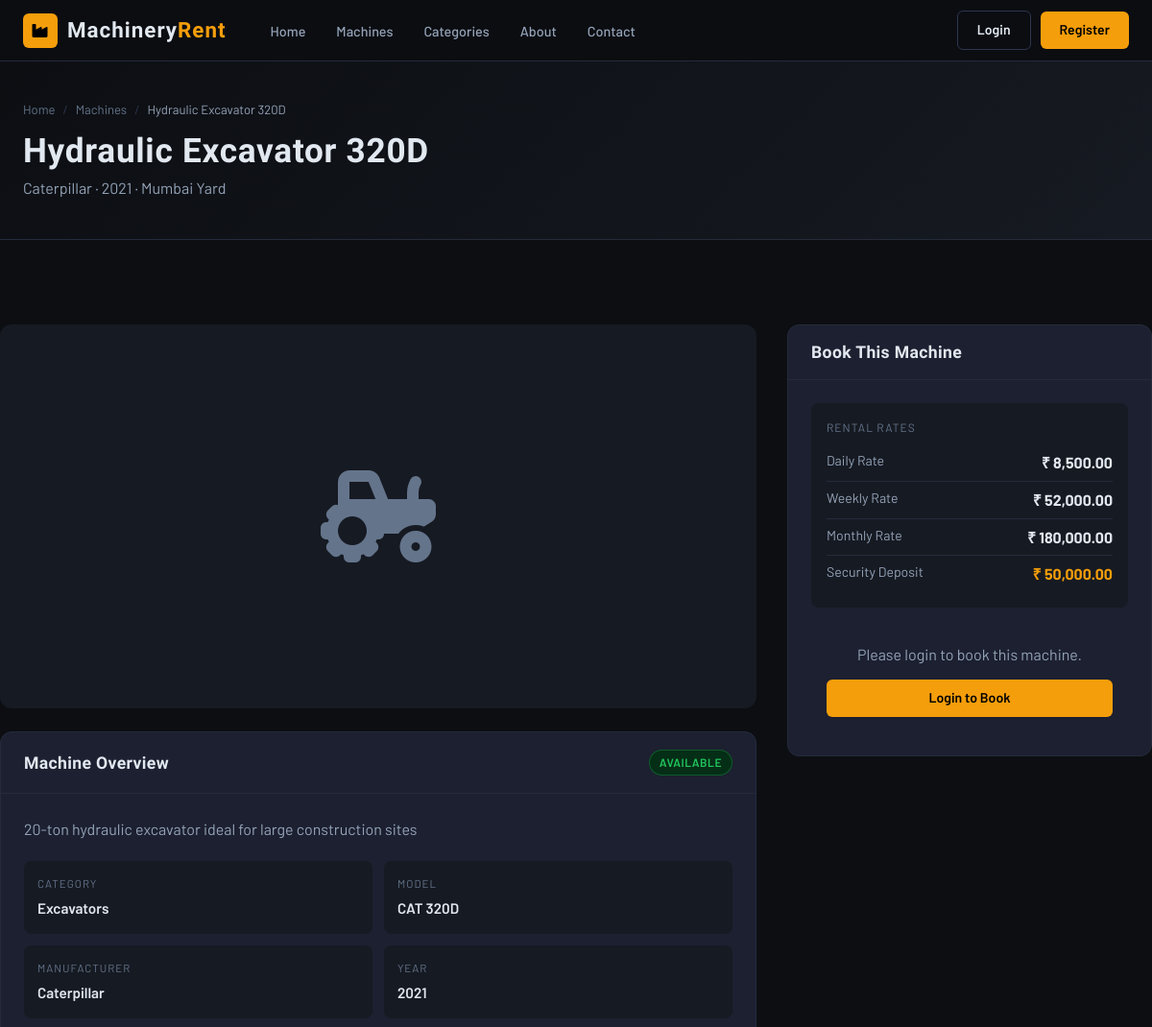
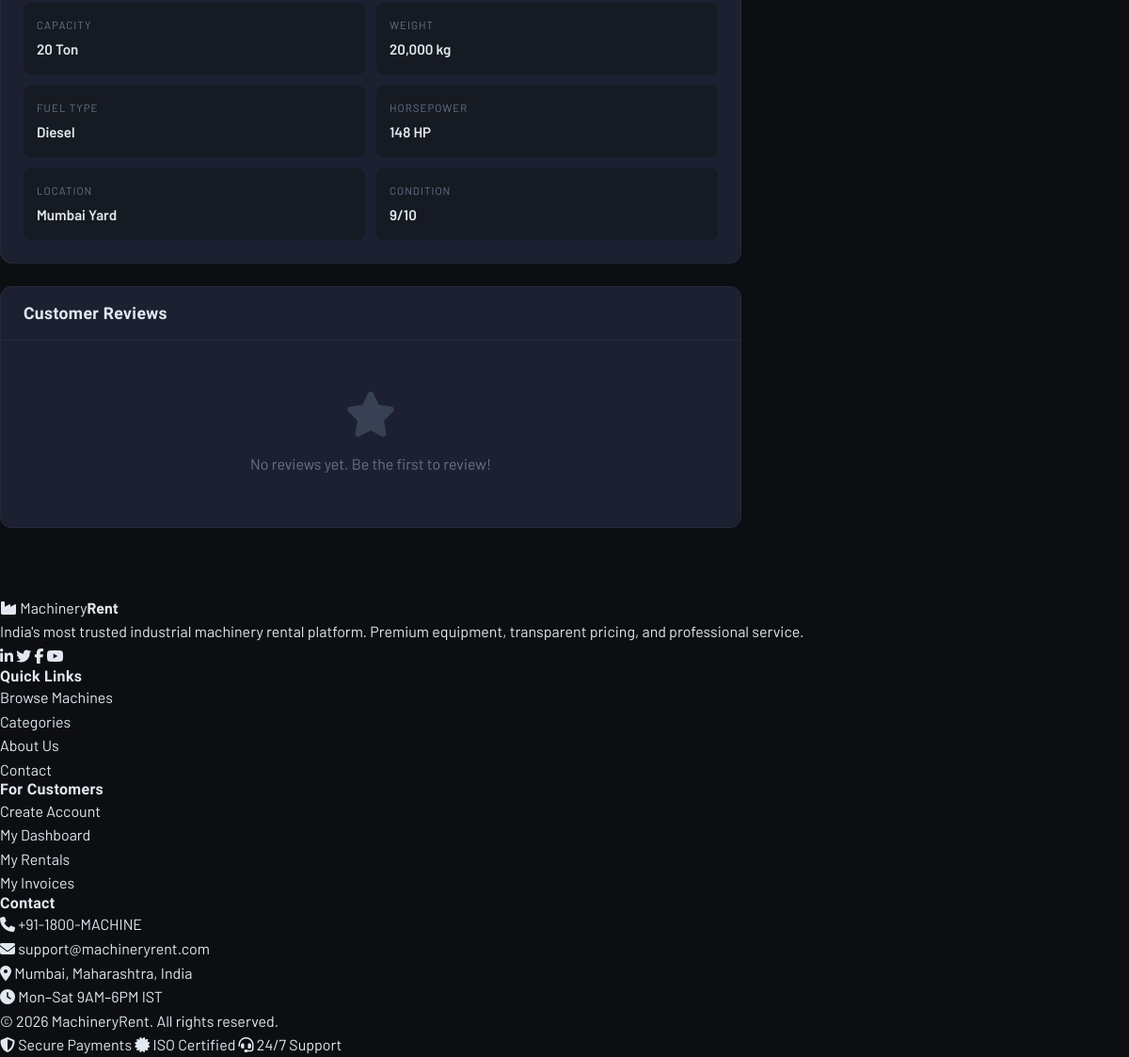
The app's page /machine-detail.php?id=1 with its own data (2 pictures, top to bottom).
### tables this page shows
CREATE TABLE machines (
    id INT AUTO_INCREMENT PRIMARY KEY,
    category_id INT NOT NULL,
    name VARCHAR(150) NOT NULL,
    model VARCHAR(100),
    manufacturer VARCHAR(100),
    year_of_manufacture YEAR,
    serial_number VARCHAR(100) UNIQUE,
    description TEXT,
    daily_rate DECIMAL(10,2) NOT NULL,
    weekly_rate DECIMAL(10,2),
    monthly_rate DECIMAL(10,2),
    deposit_amount DECIMAL(10,2) DEFAULT 0,
    capacity VARCHAR(100),
    weight VARCHAR(50),
    dimensions VARCHAR(100),
    fuel_type VARCHAR(50),
    horsepower VARCHAR(50),
    location VARCHAR(200),
    status ENUM('available','rented','maintenance','retired') DEFAULT 'available',
    condition_rating TINYINT DEFAULT 5 COMMENT '1-10 scale',
    total_rentals INT DEFAULT 0,
    images JSON,
    specifications JSON,
    created_at TIMESTAMP DEFAULT CURRENT_TIMESTAMP,
    FOREIGN KEY (category_id) REFERENCES categories(id)
);

CREATE TABLE categories (
    id INT AUTO_INCREMENT PRIMARY KEY,
    name VARCHAR(100) NOT NULL,
    slug VARCHAR(100) UNIQUE NOT NULL,
    description TEXT,
    icon VARCHAR(50),
    image VARCHAR(255),
    status ENUM('active', 'inactive') DEFAULT 'active',
    created_at TIMESTAMP DEFAULT CURRENT_TIMESTAMP
);

### config.php (called while the page is built, shortened)
<?php
function isLoggedIn() {
    return isset($_SESSION['user_id']);
}
function formatCurrency($amount) {
    return CURRENCY . ' ' . number_format($amount, 2);
}

### machine-detail.php (the view, shortened to what this page needs)
<?php
require_once '../includes/config.php';
$db = getDB();
$id = (int)($_GET['id'] ?? 0);
$machine = $db->prepare("SELECT m.*, c.name as cat_name FROM machines m JOIN categories c ON m.category_id=c.id WHERE m.id=?");
$machine->execute([$id]);
$m = $machine->fetch();
$reviews = $db->prepare("SELECT r.*, u.name as user_name FROM reviews r JOIN users u ON r.user_id=u.id WHERE r.machine_id=? ORDER BY r.created_at DESC LIMIT 5");
$reviews->execute([$id]);
$reviews = $reviews->fetchAll();
?>
<?php include '../includes/header.php'; ?>
<main class="main-content">
<div class="page-header">
  <div class="container">
    <div class="breadcrumb">
      <a href="<?= SITE_URL ?>">Home</a><span class="sep">/</span>
      <a href="machines.php">Machines</a><span class="sep">/</span>
      <span class="current"><?= htmlspecialchars($m['name']) ?></span>
    </div>
    <h1><?= htmlspecialchars($m['name']) ?></h1>
    <p><?= htmlspecialchars($m['manufacturer']) ?> · <?= $m['year_of_manufacture'] ?> · <?= htmlspecialchars($m['location']) ?></p>
  </div>
</div>
<div class="container section-sm">
  <div style="display:grid;grid-template-columns:1fr 380px;gap:32px;align-items:start;">
    <div>
      <div class="machine-gallery" style="margin-bottom:24px;">
        <i class="fas fa-tractor"></i>
      </div>
      <div class="panel">
        <div class="panel-header">
          <h3>Machine Overview</h3>
          <span class="status-badge status-<?= $m['status'] ?>"><?= ucfirst($m['status']) ?></span>
        </div>
        <div class="panel-body">
          <p style="color:var(--text2);margin-bottom:20px;"><?= htmlspecialchars($m['description'] ?? 'No description available.') ?></p>
          <div class="spec-grid">
            <?php
            $specs = [
              'Category'    => $m['cat_name'],
              'Model'       => $m['model'] ?? 'N/A',
              'Manufacturer'=> $m['manufacturer'] ?? 'N/A',
              'Year'        => $m['year_of_manufacture'] ?? 'N/A',
              'Capacity'    => $m['capacity'] ?? 'N/A',
              'Weight'      => $m['weight'] ?? 'N/A',
              'Fuel Type'   => $m['fuel_type'] ?? 'N/A',
              'Horsepower'  => $m['horsepower'] ?? 'N/A',
              'Location'    => $m['location'],
              'Condition'   => $m['condition_rating'].'/10',
            ];
            foreach ($specs as $label => $val): ?>
            <div class="spec-item">
              <label><?= $label ?></label>
              <span><?= htmlspecialchars($val) ?></span>
            </div>
            <?php endforeach; ?>
          </div>
        </div>
      </div>
      <div class="panel mt-3">
        <div class="panel-header">
          <h3>Customer Reviews</h3>
        </div>
        <div class="panel-body">
          <?php if (empty($reviews)): ?>
          <div class="empty-state" style="padding:30px 0;">
            <i class="fas fa-star"></i>
            <p>No reviews yet. Be the first to review!</p>
          </div>
          <?php endif; ?>
        </div>
      </div>
    </div>
    <div style="position:sticky;top:80px;">
      <div class="panel">
        <div class="panel-header">
          <h3>Book This Machine</h3>
        </div>
        <div class="panel-body">
          <div style="background:var(--surface);border-radius:8px;padding:16px;margin-bottom:20px;">
            <div style="font-size:0.75rem;color:var(--text3);text-transform:uppercase;letter-spacing:1px;margin-bottom:8px;">Rental Rates</div>
            <div style="display:flex;justify-content:space-between;padding:6px 0;border-bottom:1px solid var(--border);">
              <span style="color:var(--text2);font-size:0.88rem;">Daily Rate</span>
              <strong><?= formatCurrency($m['daily_rate']) ?></strong>
            </div>
            <?php if ($m['weekly_rate']): ?>
            <div style="display:flex;justify-content:space-between;padding:6px 0;border-bottom:1px solid var(--border);">
              <span style="color:var(--text2);font-size:0.88rem;">Weekly Rate</span>
              <strong><?= formatCurrency($m['weekly_rate']) ?></strong>
            </div>
            <?php endif; ?>
            <?php if ($m['monthly_rate']): ?>
            <div style="display:flex;justify-content:space-between;padding:6px 0;border-bottom:1px solid var(--border);">
              <span style="color:var(--text2);font-size:0.88rem;">Monthly Rate</span>
              <strong><?= formatCurrency($m['monthly_rate']) ?></strong>
            </div>
            <?php endif; ?>
            <div style="display:flex;justify-content:space-between;padding:6px 0;">
              <span style="color:var(--text2);font-size:0.88rem;">Security Deposit</span>
              <strong class="text-accent"><?= formatCurrency($m['deposit_amount']) ?></strong>
            </div>
          </div>
          <?php if ($m['status'] !== 'available'): ?>
          <div style="background:#291200;border:1px solid rgba(245,158,11,0.3);border-radius:8px;padding:14px;text-align:center;color:var(--accent);">
            <i class="fas fa-clock"></i> This machine is currently <?= $m['status'] ?> and not available for booking.
          </div>
          <?php elseif (!isLoggedIn()): ?>
          <div style="text-align:center;padding:16px;">
            <p style="color:var(--text2);margin-bottom:14px;">Please login to book this machine.</p>
            <a href="<?= SITE_URL ?>/login.php" class="btn btn-primary btn-full">Login to Book</a>
          </div>
          <?php endif; ?>
        </div>
      </div>
    </div>
  </div>
</div>
</main>
<?php include '../includes/footer.php'; ?>

### main.css (style rules this page uses)
:root { --bg: #0c0e12; --bg2: #111318; --surface: #161a22; --card: #1c2030; --border: #252b3b; --border2: #2e3650; --accent: #f59e0b; --accent-dark: #d97706; --accent-glow: rgba(245,158,11,0.15); --blue: #3b82f6; --green: #22c55e; --red: #ef4444; --orange: #f97316; --text: #e2e8f0; --text2: #94a3b8; --text3: #64748b; --radius: 8px; --shadow: 0 4px 24px rgba(0,0,0,0.4); --shadow-lg: 0 12px 48px rgba(0,0,0,0.6); }
* { margin:0; padding:0; box-sizing:border-box; }
html { scroll-behavior:smooth; }
body { background: var(--bg); color: var(--text); font-family: 'Barlow', sans-serif; font-weight: 400; line-height: 1.6; }
a { color: inherit; text-decoration: none; }
h1,h2,h3,h4,h5 { font-family: 'Barlow Condensed', sans-serif; font-weight: 700; letter-spacing: 0.02em; line-height: 1.15; }
.btn { display: inline-flex; align-items: center; gap: 8px; padding: 8px 20px; border-radius: 6px; font-family: 'Barlow', sans-serif; font-weight: 600; font-size: 0.88rem; cursor: pointer; border: none; transition: all 0.2s; white-space: nowrap; }
.btn-primary { background: var(--accent); color: #000; }
.btn-full { width:100%; justify-content:center; }
.main-content { min-height: 100vh; padding-top: 64px; }
.container { max-width: 1280px; margin: 0 auto; padding: 0 24px; }
.section-sm { padding: 48px 0; }
.status-badge { display: inline-flex; align-items: center; gap: 5px; padding: 3px 10px; border-radius: 20px; font-size: 0.75rem; font-weight: 600; text-transform: uppercase; letter-spacing: 0.5px; }
.status-available { background:#052e16; color:var(--green); border:1px solid rgba(34,197,94,0.3); }
.page-header { background: linear-gradient(135deg, var(--bg) 0%, var(--surface) 100%); border-bottom: 1px solid var(--border); padding: 40px 0; margin-bottom: 40px; }
.page-header h1 { font-size: 2.2rem; font-weight: 900; }
.page-header p { color: var(--text2); margin-top: 6px; }
.breadcrumb { display: flex; align-items: center; gap: 8px; font-size: 0.82rem; color: var(--text3); margin-bottom: 12px; }
.breadcrumb a { color: var(--text3); }
.breadcrumb .sep { color: var(--border2); }
.breadcrumb .current { color: var(--text2); }
.machine-gallery { background: var(--surface); border-radius: 12px; overflow: hidden; height: 400px; display: flex; align-items: center; justify-content: center; font-size: 6rem; color: var(--text3); }
.spec-grid { display: grid; grid-template-columns: repeat(2, 1fr); gap: 12px; }
.spec-item { background: var(--surface); border-radius: 8px; padding: 14px; }
.spec-item label { font-size:0.72rem; color:var(--text3); text-transform:uppercase; letter-spacing:1px; display:block; margin-bottom:4px; }
.spec-item span { font-weight:600; font-size:0.95rem; }
.panel { background: var(--card); border: 1px solid var(--border); border-radius: 12px; margin-bottom: 24px; }
.panel-header { padding: 18px 24px; border-bottom: 1px solid var(--border); display: flex; align-items: center; justify-content: space-between; }
.panel-header h3 { font-size: 1.1rem; font-weight: 700; }
.panel-body { padding: 24px; }
.empty-state { text-align: center; padding: 60px 20px; color: var(--text3); }
.empty-state i { font-size: 3rem; margin-bottom: 16px; opacity:0.4; }
.text-accent { color: var(--accent); }
.mt-3 { margin-top:24px; }

### records on screen
machines: name "Hydraulic Excavator 320D", manufacturer "Caterpillar", year_of_manufacture "2021", location "Mumbai Yard", status "AVAILABLE", description "20-ton hydraulic excavator ideal for large construction sites", category.name "Excavators", model "CAT 320D", capacity "20 Ton", weight "20,000 kg", fuel_type "Diesel", horsepower "148 HP", daily_rate "₹ 8,500.00", weekly_rate "₹ 52,000.00", monthly_rate "₹ 180,000.00", deposit_amount "₹ 50,000.00"

### other values on screen
$label "CATEGORY"
$label "MODEL"
$label "MANUFACTURER"
$label "YEAR"
$label "CAPACITY"
$label "WEIGHT"
$label "FUEL TYPE"
$label "HORSEPOWER"
$label "LOCATION"
$label "CONDITION"
$val "9/10"
